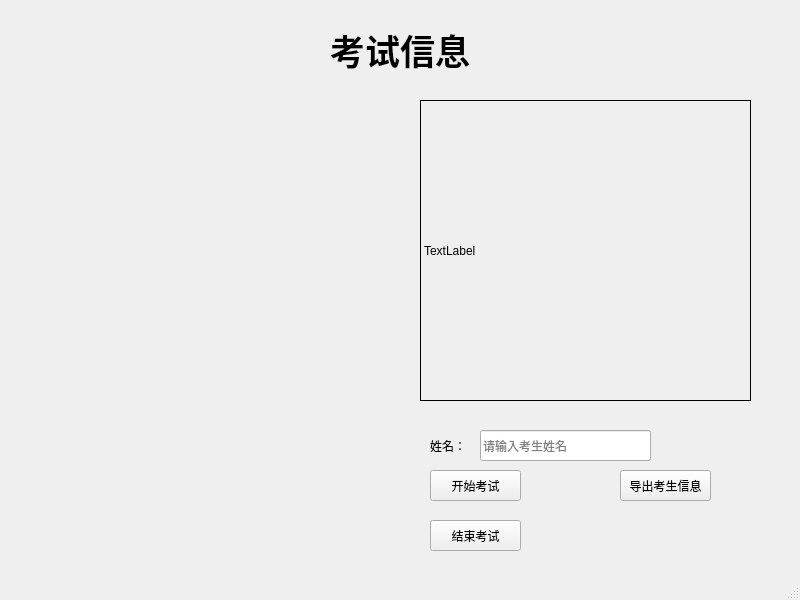
<?xml version="1.0" encoding="UTF-8"?>
<ui version="4.0">
 <class>MainWindow</class>
 <widget class="QMainWindow" name="MainWindow">
  <property name="geometry">
   <rect>
    <x>0</x>
    <y>0</y>
    <width>800</width>
    <height>600</height>
   </rect>
  </property>
  <property name="windowTitle">
   <string>考试信息</string>
  </property>
  <widget class="QWidget" name="centralwidget">
   <widget class="QLabel" name="label_title">
    <property name="geometry">
     <rect>
      <x>280</x>
      <y>20</y>
      <width>240</width>
      <height>60</height>
     </rect>
    </property>
    <property name="font">
     <font>
      <family>Segoe UI Black</family>
      <pointsize>26</pointsize>
      <weight>75</weight>
      <bold>true</bold>
     </font>
    </property>
    <property name="text">
     <string>考试信息</string>
    </property>
    <property name="alignment">
     <set>Qt::AlignCenter</set>
    </property>
   </widget>
   <widget class="QLabel" name="label">
    <property name="geometry">
     <rect>
      <x>420</x>
      <y>100</y>
      <width>331</width>
      <height>301</height>
     </rect>
    </property>
    <property name="frameShape">
     <enum>QFrame::Box</enum>
    </property>
    <property name="text">
     <string>TextLabel</string>
    </property>
   </widget>
   <widget class="QPushButton" name="pushButton_start">
    <property name="geometry">
     <rect>
      <x>430</x>
      <y>470</y>
      <width>91</width>
      <height>31</height>
     </rect>
    </property>
    <property name="text">
     <string>开始考试</string>
    </property>
   </widget>
   <widget class="QPushButton" name="pushButton_message">
    <property name="geometry">
     <rect>
      <x>620</x>
      <y>470</y>
      <width>91</width>
      <height>31</height>
     </rect>
    </property>
    <property name="text">
     <string>导出考生信息</string>
    </property>
   </widget>
   <widget class="QPushButton" name="pushButton_end">
    <property name="geometry">
     <rect>
      <x>430</x>
      <y>520</y>
      <width>91</width>
      <height>31</height>
     </rect>
    </property>
    <property name="text">
     <string>结束考试</string>
    </property>
   </widget>
   <widget class="QLineEdit" name="lineEdit">
    <property name="geometry">
     <rect>
      <x>480</x>
      <y>430</y>
      <width>171</width>
      <height>31</height>
     </rect>
    </property>
    <property name="placeholderText">
     <string>请输入考生姓名</string>
    </property>
   </widget>
   <widget class="QLabel" name="label_2">
    <property name="geometry">
     <rect>
      <x>430</x>
      <y>430</y>
      <width>51</width>
      <height>31</height>
     </rect>
    </property>
    <property name="text">
     <string>姓名：</string>
    </property>
   </widget>
   <widget class="QWidget" name="gridLayoutWidget">
    <property name="geometry">
     <rect>
      <x>10</x>
      <y>90</y>
      <width>381</width>
      <height>461</height>
     </rect>
    </property>
    <layout class="QGridLayout" name="gridLayout"/>
   </widget>
  </widget>
  <widget class="QMenuBar" name="menubar">
   <property name="geometry">
    <rect>
     <x>0</x>
     <y>0</y>
     <width>800</width>
     <height>21</height>
    </rect>
   </property>
  </widget>
  <widget class="QStatusBar" name="statusbar"/>
 </widget>
 <resources/>
 <connections/>
</ui>
